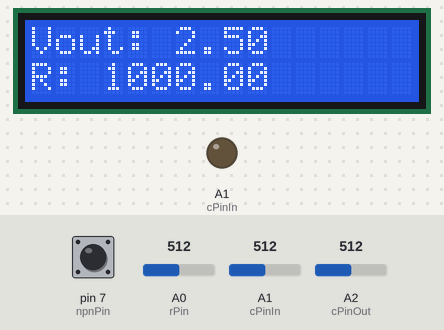
Recording of a sketch running on a simulated Arduino Uno, built with avr-gcc and run on an emulated ATmega328P. On the bench: 16×2 character LCD, output pins drawn as LEDs (lit = HIGH). The inputs (shaded band) are chosen by the test bench; at power-on: A0 (rPin) = 512, A1 (cPinIn) = 512, pin 7 (npnPin) HIGH, A2 (cPinOut) = 512. Pins used as bus, display or sensor lines are not drawn; what the sketch prints to the serial monitor is not drawn.

Above: at 1.2 s.
1.3 s: A0 (rPin) set to 0
At 2.4 s:
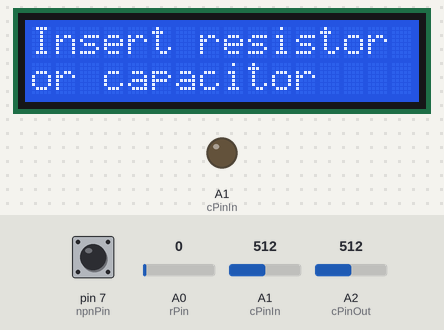
3.5 s: A1 (cPinIn) set to 619
5.2 s: A1 (cPinIn) set to 642
At 6.4 s:
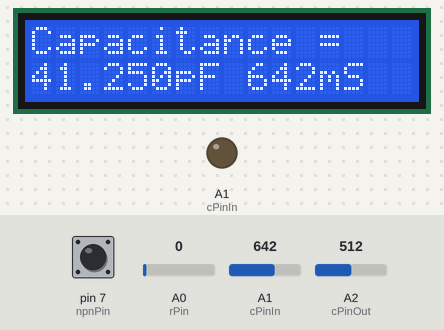
7.5 s: A1 (cPinIn) set to 511
At 9.0 s:
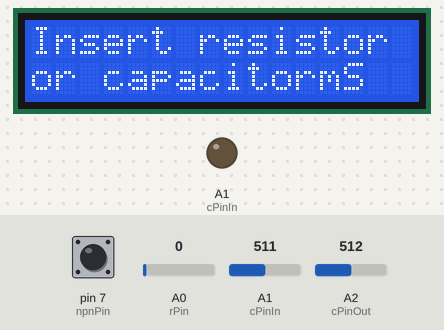
9.5 s: A1 (cPinIn) set to 1010
At 10.7 s:
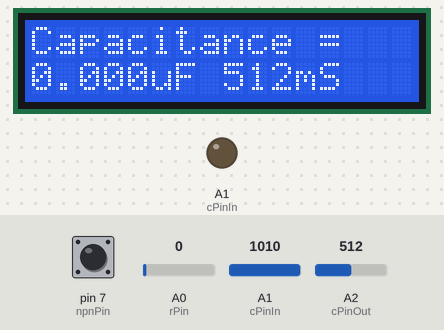
11.5 s: A1 (cPinIn) set to 993
At 13.4 s:
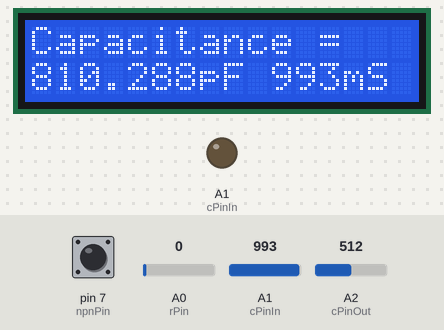
Timing chart, 0 to 14.5 s (numbered marks = the images above; inputs shaded):
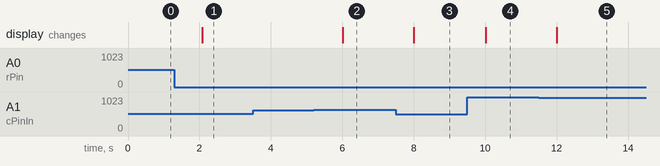

Measured:
- the behaviour switches between 634 and 635 on A1 (cPinIn) (found by bisection; images 1 and 2)
- the behaviour switches between 1000 and 999 on A1 (cPinIn) (found by bisection; images 4 and 5)
- after the input at 1.3 s, the display: changes after 0.78 s (image 1)
- after the input at 5.2 s, the display: changes after 0.81 s (image 2)
- after the input at 7.5 s, the display: changes after 0.50 s (image 3)
- after the input at 9.5 s, the display: changes after 0.51 s (image 4)
- after the input at 11.5 s, the display: changes after 0.51 s (image 5)

The sketch:

multi_tester.ino
```cpp
#include <LiquidCrystal.h>                      //input_pullup info   https://www.arduino.cc/reference/en/language/variables/constants/constants/
LiquidCrystal lcd(12, 11, 5, 4, 3, 2);          //digitalRead info    https://www.arduino.cc/en/Tutorial/DigitalReadSerial
                                                //TinkerCad
int rPin = A0;
int raw = 0;
int Vin = 5;
float Vout = 0;
float R1 = 1000;
float R2 = 0;
float buffer = 0;

int cPinOut = A2;
int cPinIn = A1;
float IN_STRAY_CAP_TO_GND = 24.48;
float IN_CAP_TO_GND  = IN_STRAY_CAP_TO_GND;
float R_PULLUP = 34.8;
int MAX_ADC_VALUE = 1023;

int ledPin = 6;
int npnPin = 7;
int pnpPin = 8;
int scrPin = 9;
int chipPin = 10;

void setup()
{
  pinMode(ledPin, INPUT_PULLUP);
  pinMode(npnPin, INPUT_PULLUP);
  pinMode(pnpPin, INPUT_PULLUP);
  pinMode(scrPin, INPUT_PULLUP);
  pinMode(chipPin, INPUT_PULLUP);

  pinMode(cPinOut, OUTPUT);
  pinMode(cPinIn, OUTPUT);
  lcd.begin(16, 2);
  Serial.begin(9600);
}

void loop()
{
  Serial.println(digitalRead(npnPin));
  pinMode(cPinIn, INPUT);
  digitalWrite(cPinOut, HIGH);
  int val = analogRead(cPinIn);
  digitalWrite(cPinOut, LOW);
  pinMode(cPinIn, OUTPUT);
  //Serial.println(analogRead(val));

  if (analogRead(rPin) == 0)
  {
  if (val < 1000)
  {
    float capacitance = (float)val * IN_CAP_TO_GND / (float)(MAX_ADC_VALUE - val);
    if (capacitance > 40.0)
    {
      lcd.setCursor(0,0);
      lcd.clear();
      lcd.print("Capacitance = ");

      lcd.setCursor(0,1);
      lcd.print(capacitance, 3);
      lcd.print("pF ");
      lcd.print(val);
      lcd.print("mS");
    }
    else
    {
      lcd.setCursor(0,0);
      lcd.print("Insert resistor");
      lcd.setCursor(0,1);
      lcd.print("or capacitor");
    }
  }

  else
  {
    delay(1);
    pinMode(cPinOut, INPUT_PULLUP);
    unsigned long u1 = micros();
    unsigned long t;
    int digVal;

    do
    {
      digVal = digitalRead(cPinOut);
      unsigned long u2 = micros();
      t = u2 > u1 ? u2 - u1 : u1 - u2;
    }

    while ((digVal < 1) && (t < 400000L));

    pinMode(cPinOut, INPUT);
    val = analogRead(cPinOut);
    digitalWrite(cPinIn, HIGH);
    int dischargeTime = (int)(t / 1000L) * 5;
    delay(dischargeTime);
    pinMode(cPinOut, OUTPUT);
    digitalWrite(cPinOut, LOW);
    digitalWrite(cPinIn, LOW);

    float capacitance = -(float)t / R_PULLUP / log(1.0 - (float)val / (float)MAX_ADC_VALUE);

    lcd.setCursor(0,0);
    lcd.clear();
    lcd.print("Capacitance = ");

    lcd.setCursor(0,1);
    lcd.print(capacitance / 1000.0, 3);
    lcd.print("uF ");
    lcd.print(val);
    lcd.print("mS");
  }
  while (millis() % 1000 != 0);
  }
  else
  {
    raw = analogRead(rPin);
    if(raw)
    {
      buffer = raw * Vin;
      Vout = (buffer)/1024.0;
      buffer = (Vin/Vout) -1;
      R2 = R1 * buffer;

      {
        lcd.setCursor(0, 0);
        lcd.clear();
        lcd.print("Vout: ");
        lcd.print(Vout);

        lcd.setCursor(0, 1);
        lcd.print("R: ");
        lcd.print(R2);
        delay(1000);
      }
    }
  }
}
//int npnPin = 2;
//int pnpPin = 3;
//int ledPin = 4;
//int chipPin = 5;
//int state = 0;
//
//void setup()
//{
//  pinMode(npnPin, INPUT_PULLUP);
//  pinMode(pnpPin, INPUT_PULLUP);
//  pinMode(ledPin, INPUT_PULLUP);
//  pinMode(chipPin, INPUT_PULLUP);
//  Serial.begin(9600);
//}
//
//void loop()
//{
//  Serial.print("npn: ");
//  Serial.println(digitalRead(npnPin));
//  Serial.print("pnp: ");
//  Serial.println(digitalRead(pnpPin));
//  Serial.print("LED: ");
//  Serial.println(digitalRead(ledPin));
//  if (digitalRead(chipPin))
//  {
//    state = 1;
//  }
//  Serial.print("555: ");
//  Serial.println(state);
//  delay(1000);
//}
```
